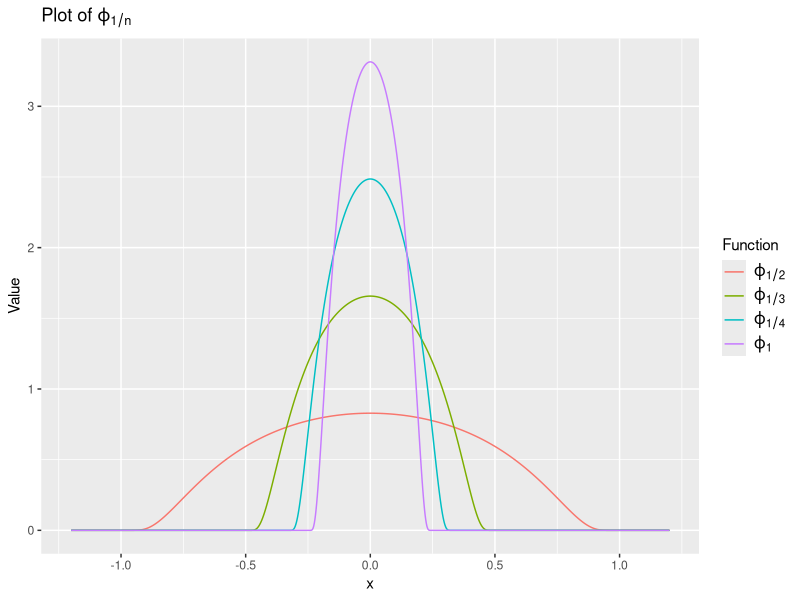
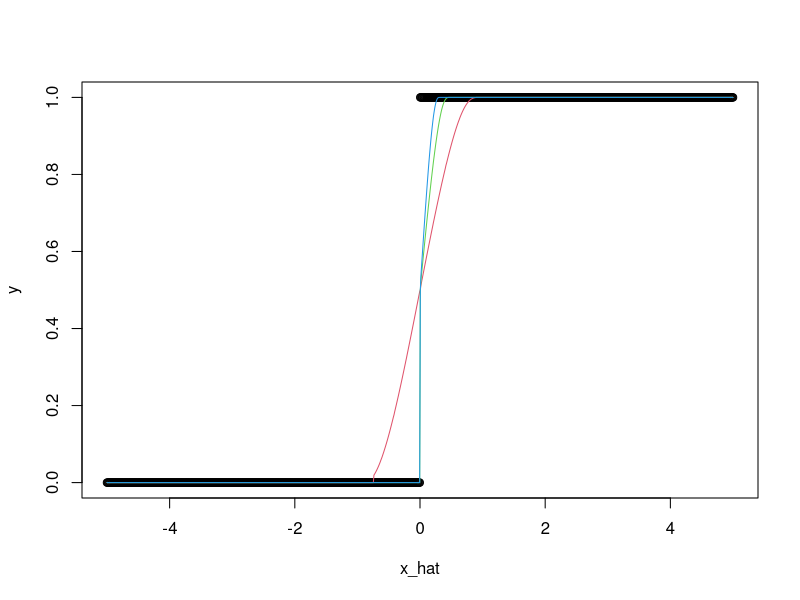

Here is the R script that generated these plots, in order: (Note: this script raises an error after producing the figures.)
library('tidyverse')


f = function(x){
  return((x>0)) 
}

phi_k = function(x){
  n_x = x^2
  return(exp(1/(n_x-1))*(n_x <= 1))
}

k = integrate(phi_k, lower = -5, upper = 5)$value 

phi = function(x,k){
  n_x = x^2 
  return((1/k)*exp(1/(n_x-1))*(n_x <= 1))
}

phi_eps = function(x,k,eps){
  return((1/eps)*phi(x/eps,k))
}


x = seq(from = -1.2, to = 1.2, length.out = 1000)
phi_1 = sapply(x,function(x){phi_eps(x,k=k, eps = 1)})
phi_2 = sapply(x,function(x){phi_eps(x,k=k, eps = 1/2)})
phi_3 = sapply(x,function(x){phi_eps(x,k=k, eps = 1/3)})
phi_4 = sapply(x,function(x){phi_eps(x,k=k, eps = 1/4)})

Phi = cbind(phi_1,phi_2,phi_3,phi_4,x) %>% data.frame()
names(Phi) = c("phi[1]","phi[1/2]","phi[1/3]","phi[1/4]","x")

Phi %>% gather(key = "Function",value = "Value",-x) %>% ggplot(aes(x = x, y = Value, color = Function)) + geom_line() +
  scale_color_discrete(labels = c(expression(varphi[1/2]), 
                                  expression(varphi[1/3]),
                                  expression(varphi[1/4]),
                                  expression(varphi[1]))) + 
  ggtitle(expression(paste("Plot of ",phi1[1/n]))) + 
  theme(legend.text = element_text(size = 12),
        legend.text.align = 0)


x_hat = seq(from = -5, to = 5, length.out = 1000)
y_hat = matrix(0,nrow = 1000, ncol = 3)
for(j in 1:3){
  for(i in 1:1000){
    y_hat[i,j] = integrate(function(x){f(x_hat[i]-x)*phi_eps(x,k=k,1/j)}, lower = -5, upper = 5)$value
  }
}


y = sapply(x_hat,f)
plot(x_hat,y, type = "p")
for(i in 1:4){
  lines(x_hat,y_hat[,i], type = "l", col = i+1)
}

Y = cbind(y,y_hat)
Y_df = data.frame(Y,x=x_hat)
names(Y_df) = c("y","y[1/2]","y[1/3]", "y[1/4]","x")


Y_df %>% gather(key = "Series", value = "Value",-x) %>% 
  ggplot(aes(x = x, y = Value, color = Series)) + 
  geom_line() + 
  scale_color_discrete(labels = c(expression(f), 
                                  expression(paste(f," * ",varphi[1])),
                                  expression(paste(f," * ",varphi[1/2])),
                                  expression(paste(f," * ",varphi[1/3])))) + 
  ggtitle(expression(paste("Plot of f and its convolution with ", varphi[1/n]))) +
  theme(legend.text = element_text(size = 12),
        legend.text.align = 0)
  
